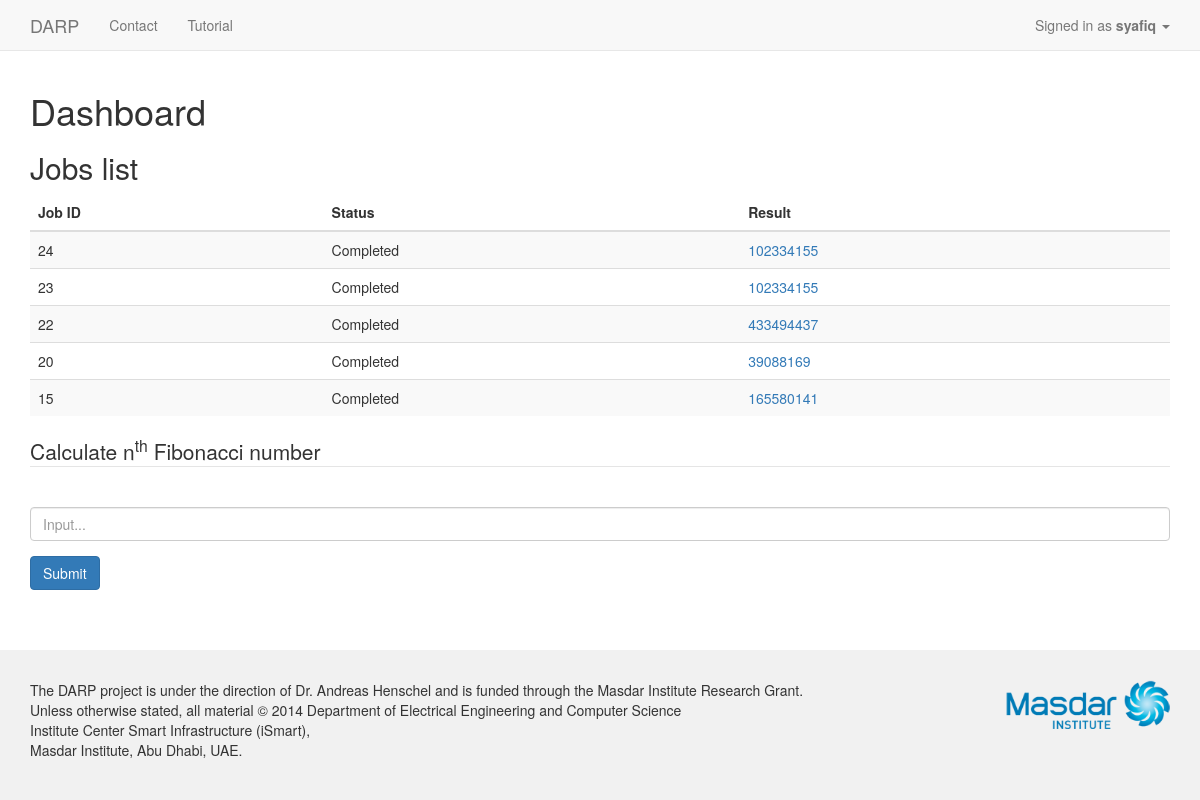
Page /dashboard/ (signed in) on the committed database.
### app/models.py (models this page shows, shortened)
class Job(models.Model):
    user = models.ForeignKey(User, on_delete=models.CASCADE)
    completed = models.BooleanField(default=False)
    result = models.TextField()
    created_at = models.DateTimeField(auto_now_add=True)
    updated_at = models.DateTimeField(auto_now=True)

### app/views.py (the view)
# urls.py: url(r'^dashboard/$', views.dashboard, name='dashboard'),
@login_required
def dashboard(request):
    msg_storage = messages.get_messages(request)
    jobs = Job.objects.filter(user=request.user.id)\
        .order_by('-updated_at').all()[:5]
    return render(request, 'app/dashboard.html',
                  {'jobs': jobs, 'flash': msg_storage})

### app/templates/app/dashboard.html (shortened to what this page needs)
{% extends "app/layout.html" %}
{% block content %}
  <h1>Dashboard</h1>
  <h2>Jobs list</h2>
  <table class="table table-striped table-hover">
  	<thead>
  		<tr>
  			<th>Job ID</th>
  			<th>Status</th>
        <th>Result</th>
  		</tr>
  	</thead>
  	<tbody>
    {% for job in jobs %}
      <tr>
          <td>{{ job.id }}</td>
          <td>
            {% if job.completed %}
              Completed
            {% else %}
              Running
            {% endif %}
          </td>
          <td>
            {% if job.result %}
              <a href="{% url 'app:job_detail' job.id %}">
                {{ job.result }}
              </a>
            {% else %}
              -
            {% endif %}
          </td>
      </tr>
    {% endfor %}
    </tbody>
  </table>
  <form action="/calculate/" method="post" role="form">
  	<legend>Calculate n<sup>th</sup> Fibonacci number</legend>
  	<div class="form-group">
  		<input type="number" name="number" class="form-control" id="number"
             placeholder="Input...">
  	</div>
  	<button type="submit" class="btn btn-primary">Submit</button>
  </form>
{% endblock %}

### app/templates/app/layout.html (shortened to what this page needs)
{% load staticfiles %}
<!DOCTYPE html>
<html lang="en">
  <head>
    <link rel="stylesheet" href="https://maxcdn.bootstrapcdn.com/bootstrap/3.3.6/css/bootstrap.min.css">
    <link rel="stylesheet" href="{% static 'app/style.css' %}">
  </head>
    <body>
      <nav class="navbar navbar-default navbar-static-top" role="navigation">
        <div class="container">
          <a class="navbar-brand" href="{% url 'app:index' %}">DARP</a>
          <ul class="nav navbar-nav">
            <li>
              <a href="{% url 'app:contact' %}">Contact</a>
            </li>
            <li>
              <a href="{% url 'app:tutorial' %}">Tutorial</a>
            </li>
          </ul>
          <ul class="nav navbar-nav navbar-right">
            {% if user.is_authenticated %}
              <li class="drowdown">
                <a href="#" class="dropdown-toggle" data-toggle="dropdown"
                   role="button" aria-haspopup="true" aria-expanded="false">
                  Signed in as <strong>{{ user.username }}</strong>
                  <span class="caret"></span>
                </a>
              </li>
            {% else %}
              <li><a href="{% url 'app:register' %}">Register</a></li>
              <li><a href="{% url 'app:login' %}">Login</a></li>
            {% endif %}
          </ul>
        </div>
      </nav>
      <div class="container container-page">
        {% block content %}
        {% endblock %}
      </div>
      <footer class="container-footer">
        <div class="container">
          <div class="row footer padded-top padded-bottom">
            <div class="col-xs-10">
              <p>
                The DARP project is under the direction of Dr. Andreas Henschel and is funded through the Masdar Institute Research Grant.<br>
                Unless otherwise stated, all material &copy; 2014 Department of Electrical Engineering and Computer Science<br>
                Institute Center Smart Infrastructure (iSmart),<br>
                Masdar Institute, Abu Dhabi, UAE.<br>
              </p>
            </div>
            <div class="col-xs-2">
              <img class="img-responsive" src="{% static 'app/masdar_logo.png' %}" alt="Masdar Insitute Logo">
            </div>
          </div>
        </div>
      </footer>
    </body>
</html>

### app/static/app/style.css (style rules this page uses)
.container-page { padding-bottom: 60px; }
.container-footer { padding: 30px 0 30px; background: #F1F1F1; }

### rows in the picture
Job: id "24", completed "Completed", result "102334155"
Job: id "23", completed "Completed", result "102334155"
Job: id "22", completed "Completed", result "433494437"
Job: id "20", completed "Completed", result "39088169"
Job: id "15", completed "Completed", result "165580141"

### other values in the picture
{{ user.username }} "syafiq"
